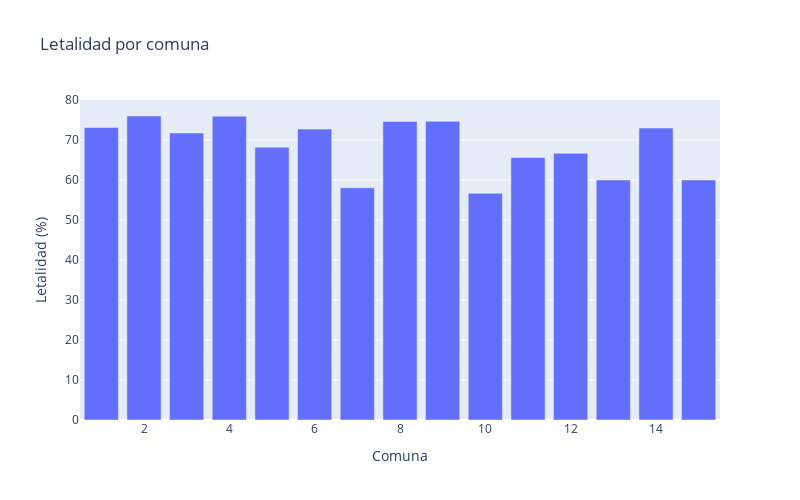

Write notebook code for a chart like this one.
### Markdown cell above
Porcentaje de accidentes en donde la fatalidad se dió de inmediato al accidente por comuna (entiéndase letalidad por muertes instatáneas, es decir en el acto y no muertes dias después del suceso)

### Code cell
letalidad_por_comuna = ((data_siniestros[data_siniestros['Estimado_dias_fallecimiento']==0]
                         [['COMUNA','Estimado_dias_fallecimiento']].groupby('COMUNA').count().values.reshape(1,-1)[0])
                        * 100) / data_siniestros['COMUNA'].value_counts().sort_index()[1:].values

fig = exp.bar(x=[x for x in range(1, 16)], y=letalidad_por_comuna,
             labels={'x': 'Comuna', 'y': 'Letalidad (%)'},
             title='Letalidad por comuna',
             width=800, height=500)

fig.show()

### Figure 1 — Plotly figure (JSON) as saved in the notebook; plotly's stock layout.template omitted (floating-point values rounded to 4 significant figures)
{"data": [{"alignmentgroup": "True", "hovertemplate": "Comuna=%{x}<br>Letalidad (%)=%{y}<extra></extra>", "legendgroup": "", "marker": {"color": "#636efa", "pattern": {"shape": ""}}, "name": "", "offsetgroup": "", "orientation": "v", "showlegend": false, "textposition": "auto", "type": "bar", "x": [1, 2, 3, 4, 5, 6, 7, 8, 9, 10, 11, 12, 13, 14, 15], "xaxis": "x", "y": [73.12, 76, 71.74, 75.95, 68.18, 72.73, 58.06, 74.63, 74.67, 56.67, 65.62, 66.67, 60, 72.97, 60], "yaxis": "y"}], "layout": {"barmode": "relative", "height": 500, "legend": {"tracegroupgap": 0}, "title": {"text": "Letalidad por comuna"}, "width": 800, "xaxis": {"anchor": "y", "domain": [0, 1], "title": {"text": "Comuna"}}, "yaxis": {"anchor": "x", "domain": [0, 1], "title": {"text": "Letalidad (%)"}}}}
